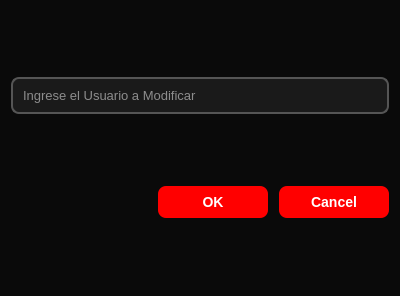
<?xml version="1.0" encoding="UTF-8"?>
<ui version="4.0">
 <class>Dialog</class>
 <widget class="QDialog" name="Dialog">
  <property name="geometry">
   <rect>
    <x>0</x>
    <y>0</y>
    <width>400</width>
    <height>296</height>
   </rect>
  </property>
  <property name="windowTitle">
   <string>Dialog</string>
  </property>
  <property name="styleSheet">
   <string notr="true">/* =========================================
   1. FONDO DE LA VENTANA (DIALOG)
   ========================================= */
QDialog, #Dialog {
    background-color: #0a0a0a; /* Negro oscuro profundo */
}

/* =========================================
   2. TEXTOS (LABELS)
   ========================================= */
QLabel {
    color: #ffffff;
}

/* =========================================
   3. CAJAS DE TEXTO Y ENTRADAS
   ========================================= */
QLineEdit, QTextEdit, QPlainTextEdit, QSpinBox, QDoubleSpinBox {
    background-color: rgba(30, 30, 30, 200);
    border: 2px solid #555555;
    border-radius: 8px;
    color: #ffffff;
    padding: 8px;
    font-size: 13px;
}

QLineEdit:focus, QTextEdit:focus, QSpinBox:focus {
    border: 2px solid #ff0000;
    background-color: rgba(50, 20, 20, 200);
}

/* =========================================
   4. BOTONES (INCLUYE QDIALOGBUTTONBOX)
   ========================================= */
/* Esto afectará tanto a botones sueltos como a los de Aceptar/Cancelar */
QPushButton {
    background-color: #ff0000;
    color: white;
    border-radius: 8px;
    padding: 8px 15px;
    font-size: 14px;
    font-weight: bold;
    min-width: 80px; /* Asegura que los botones del Dialog no se vean muy pequeños */
}

QPushButton:hover {
    background-color: #cc0000;
}

QPushButton:pressed {
    background-color: #aa0000;
}

/* Estilo específico para los botones del ButtonBox si quieres que se vean distintos */
QDialogButtonBox QPushButton {
    margin-left: 5px;
}</string>
  </property>
  <layout class="QVBoxLayout" name="verticalLayout_2">
   <item>
    <layout class="QVBoxLayout" name="verticalLayout">
     <item>
      <widget class="QLineEdit" name="lineEdit">
       <property name="placeholderText">
        <string>Ingrese el Usuario a Modificar</string>
       </property>
      </widget>
     </item>
    </layout>
   </item>
   <item>
    <widget class="QDialogButtonBox" name="buttonBox">
     <property name="orientation">
      <enum>Qt::Horizontal</enum>
     </property>
     <property name="standardButtons">
      <set>QDialogButtonBox::Cancel|QDialogButtonBox::Ok</set>
     </property>
    </widget>
   </item>
  </layout>
 </widget>
 <resources/>
 <connections>
  <connection>
   <sender>buttonBox</sender>
   <signal>accepted()</signal>
   <receiver>Dialog</receiver>
   <slot>accept()</slot>
   <hints>
    <hint type="sourcelabel">
     <x>248</x>
     <y>254</y>
    </hint>
    <hint type="destinationlabel">
     <x>157</x>
     <y>274</y>
    </hint>
   </hints>
  </connection>
  <connection>
   <sender>buttonBox</sender>
   <signal>rejected()</signal>
   <receiver>Dialog</receiver>
   <slot>reject()</slot>
   <hints>
    <hint type="sourcelabel">
     <x>316</x>
     <y>260</y>
    </hint>
    <hint type="destinationlabel">
     <x>286</x>
     <y>274</y>
    </hint>
   </hints>
  </connection>
 </connections>
</ui>
